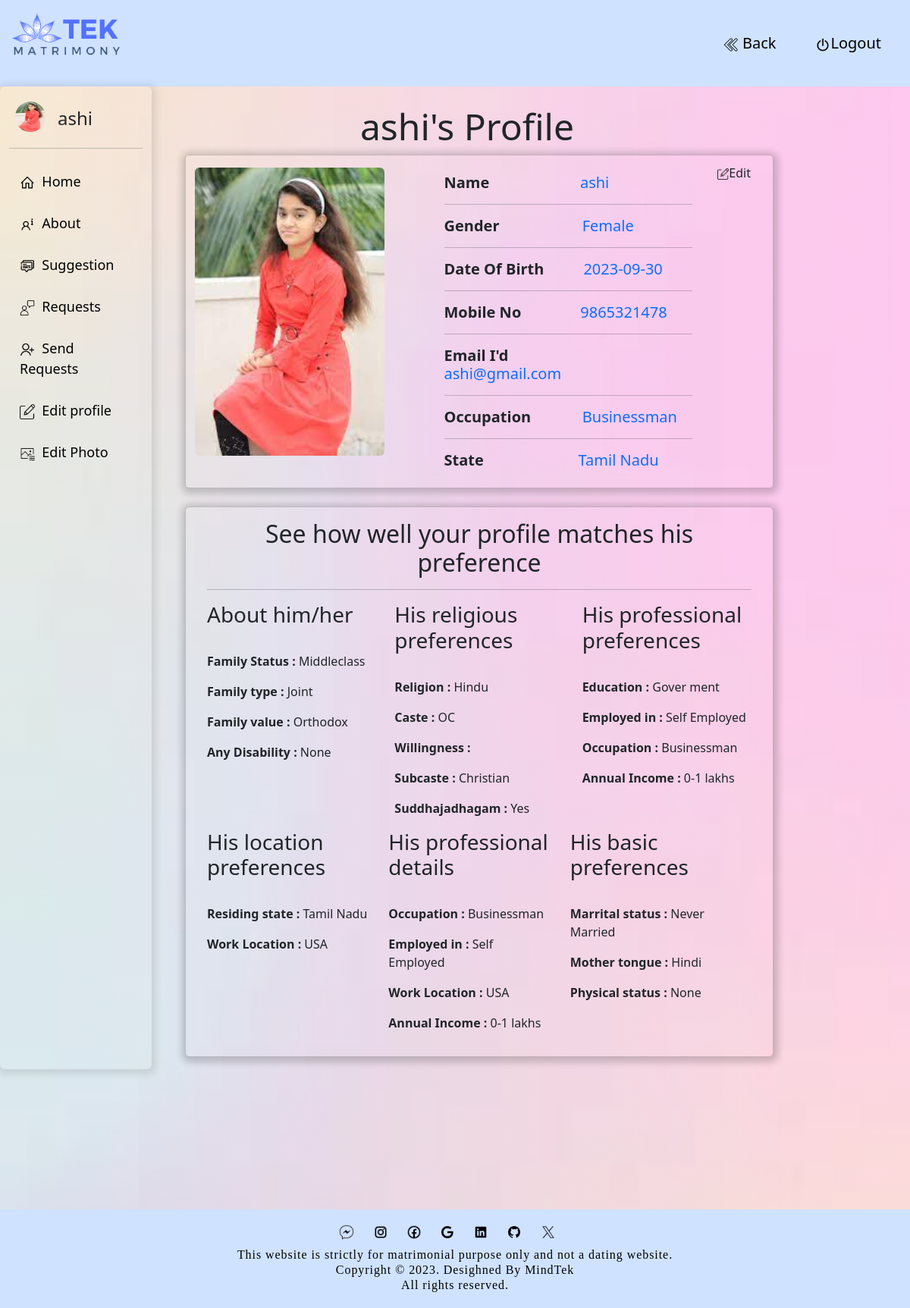
Page /view11.php (signed in) on the committed database.
### tables this page shows
CREATE TABLE `wedding` (
  `id` int(11) NOT NULL,
  `select` varchar(100) NOT NULL,
  `name` varchar(100) NOT NULL,
  `gender` varchar(100) NOT NULL,
  `mobile` varchar(11) NOT NULL,
  `dob` date NOT NULL,
  `religion` varchar(100) NOT NULL,
  `mother` varchar(100) NOT NULL,
  `email` varchar(100) NOT NULL,
  `password` varchar(100) NOT NULL,
  `caste` varchar(100) NOT NULL,
  `subcaste` varchar(100) NOT NULL,
  `gothram` varchar(100) NOT NULL,
  `suddha` varchar(100) NOT NULL,
  `marital` varchar(100) NOT NULL,
  `childrens` varchar(100) NOT NULL,
  `living` varchar(100) NOT NULL,
  `famstatus` varchar(100) NOT NULL,
  `famtype` varchar(100) NOT NULL,
  `famvalue` varchar(100) NOT NULL,
  `disability` varchar(100) NOT NULL,
  `highestedu` varchar(100) NOT NULL,
  `education` varchar(100) NOT NULL,
  `employed` varchar(100) NOT NULL,
  `occupation` varchar(100) NOT NULL,
  `annual` varchar(100) NOT NULL,
  `amount` varchar(100) NOT NULL,
  `location` varchar(100) NOT NULL,
  `state` varchar(100) NOT NULL,
  `comments` varchar(300) NOT NULL,
  `picture` varchar(100) NOT NULL,
  `randmcd` varchar(100) NOT NULL
);

### view11.php (the view, shortened to what this page needs)
<!doctype html>
<html lang="en">
<head>
  <link href="https://cdn.jsdelivr.net/npm/bootstrap@5.3.1/dist/css/bootstrap.min.css" rel="stylesheet"
>
</head>
<body style="background-image:linear-gradient(rgb(255,192,203,0.3)100%,rgb(255,192,203,0.3)100%),url('img/log04.jpg'); min-height: 800px; background-size: 100% 100%; background-repeat: no-repeat; background-position: center;" class="w-100">
    <?php
  require(__DIR__ . '/matbase.php');
    ?>
    <?php
  if (isset($_GET['idxyz'])) {
    $qry = "select * from wedding where id='$_GET[idxyz]'";
  } else {
    $qry = "select * from wedding where email='$_SESSION[loger]'";
  }
  $eee = $connect->prepare($qry);
  $eee->execute();
  $sss = $eee->fetchAll();
  foreach ($sss as $sss2)
    $logpersonemail = $_SESSION['loger'];
  ?>
 <div class="container-fluid">
    <div class="row bg-primary-subtle hd">
      <div class="nav-scroller mb-3 mt-3">
        <img src="img/tekmat.png" style="background-color: transparent; width: 150px" ; />
        <nav class="nav float-end" style="">
          <a href="admin8.php"> <button class="m-3 btnnn"><img src="img/left-arrows.png" width="20px" alt="">
          Back</button> </a>
          <a href="index.php?xyz"><button class="m-3 btnnn"><img src="img/turn-off.png" width="20px"
                alt="">Logout</button></a>
        </nav>
      </div>
    </div>
  </div>
    <div class="container-fluid">
  <div class="row">
      <?php
    $eee4 = $connect->prepare("select * from wedding where email='$_SESSION[loger]'");
    $eee4->execute();
      ?>
      <div id="sidebar" class="sidebar col-sm-2 col-md-2 col-xl-2 rounded">
        <div class=" col-md-3 d-flex">
        <div>
          <?php
          if($sss2['picture']!="")
          {
            ?>
            <img  class="rounded-circle  mx-2" src="img/<?php print $sss2['picture']; ?>" width="40px" height="40px" class="card-img-top mx-auto" />
            <?php
          }
          else
          {
            ?>
           <div class="d-flex justify-content-center align-items-center">
            <img  class="rounded-circle  mx-2" src="img/avatar.png" width="40px" alt="Empty" height="40px"></div>
            <?php
          }
        ?>
            </div>
    <div><h4 class="my-2 mx-2"><?php print $sss2['name']; ?></h4></div>
        </div>
        <hr>
        <a href="admin8.php"> <img src="img/icons8-home-32.png" width="20px">&nbsp;&nbsp;Home</a>
        <a href="aboutme.php"> <img src="img/icons8-more-info-32.png" width="20px">&nbsp;&nbsp;About</a>
        <a href="suggest.php"> <img src="img/suggestion.png" width="20px">&nbsp;&nbsp;Suggestion</a>
        <a href="request.php"> <img src="img/customer.png" width="20px">&nbsp;&nbsp;Requests</a>
        <a href="sendrqst.php"> <img src="img/add-user.png" width="20px">&nbsp;&nbsp;Send Requests</a>
        <a href="view11.php"> <img src="img/edit.png" width="20px">&nbsp;&nbsp;Edit profile</a>
        <a href="uploto1.php"> <img src="img/icons8-photo-editor-50.png" width="20px">&nbsp;&nbsp;Edit Photo</a>
      </div>
      <div class="col-lg-12 col-md-8 col-sm-6 col-xl-8 m-3 rounded">
        <div><center>
      <h1 class="display-5 mx-5 m-2"><?php print $sss2['name']; ?>'s Profile</h1>
</center>
</div>
          <div class="container">
          <div class="row">
          <div class="card col-lg-12 col-md-12 col-xl-8 mx-3" style="width: 82rem; border-radius: 5px;">
          <div class="d-flex">
          <div class=" col-md-4">
          <div>
          <?php
          if($sss2['picture']!="")
          {
            ?>
            <img  class="rounded my-3" src="img/<?php print $sss2['picture']; ?>" width="250px" height="380px" class="card-img-top mx-auto" />
            <?php
          }
          else
          {
            ?>
           <div class="d-flex justify-content-center align-items-center">
            <img  class="rounded my-2" src="img/avatar.png" width="300px" alt="Empty" height="300px"></div>
            <?php
          }
        ?>
            </div>
          </div>
          <div class="card-body  col-md-4 offset-1">
          <h5 class="card-title mt-2"><b> Name &nbsp;&nbsp;&nbsp;&nbsp;&nbsp;&nbsp;&nbsp;&nbsp;&nbsp;&nbsp;&nbsp;&nbsp;&nbsp;&nbsp;&nbsp;&nbsp;&nbsp;&nbsp;&nbsp;&nbsp;&nbsp;&nbsp;</b><span class="text-primary" id="li1<?php print $sss2['id'];?>"><?php print $sss2['name']; ?></span><br>
          <input type="text" placeholder="Enter newname" style="display:none" id="e1<?php print $sss2['id'];?>"></h5><hr>
          <h5 class="card-title"><b> Gender &nbsp;&nbsp;&nbsp;&nbsp;&nbsp;&nbsp;&nbsp;&nbsp;&nbsp;&nbsp;&nbsp;&nbsp;&nbsp;&nbsp;&nbsp;&nbsp;&nbsp;&nbsp;&nbsp; </b><span class="text-primary"  id="li2<?php print $sss2['id'];?>"><?php print $sss2['gender']; ?></span><br>
        </h5><hr>
          <h5 class="card-title"><b> Date Of Birth &nbsp;&nbsp;&nbsp;&nbsp;&nbsp;&nbsp;&nbsp;&nbsp; </b><span class="text-primary"  id="li3<?php print $sss2['id'];?>"><?php print $sss2['dob']; ?></span><br>
          <input type="date" placeholder="Enter d.o.b" style="display:none" id="e3<?php print $sss2['id'];?>"></h5><hr>
          <h5 class="card-title"><b> Mobile No &nbsp;&nbsp;&nbsp;&nbsp;&nbsp;&nbsp;&nbsp;&nbsp;&nbsp;&nbsp;&nbsp;&nbsp;&nbsp; </b><span class="text-primary"  id="li4<?php print $sss2['id'];?>"><?php print $sss2['mobile']; ?></span><br>
          <input type="number" placeholder="Enter mobile no" style="display:none" id="e4<?php print $sss2['id'];?>"></h5><hr>
          <h5 class="card-title"><b>Email I'd &nbsp;&nbsp;&nbsp;&nbsp;&nbsp;&nbsp;&nbsp;&nbsp;&nbsp;&nbsp;&nbsp;&nbsp;&nbsp;&nbsp;&nbsp;&nbsp; </b><span class="text-primary"  id="li5<?php print $sss2['id'];?>"><?php print $sss2['email']; ?></span><br>
          <input type="email" placeholder="Enter email" style="display:none" id="e5<?php print $sss2['id'];?>"></h5><hr>
          <h5 class="card-title"><b>Occupation &nbsp;&nbsp;&nbsp;&nbsp;&nbsp;&nbsp;&nbsp;&nbsp;&nbsp;&nbsp;&nbsp; </b><span class="text-primary"  id="li6<?php print $sss2['id'];?>"><?php print $sss2['occupation']; ?></span><br>
        </h5><hr>
          <h5 class="card-title"><b>State &nbsp;&nbsp;&nbsp;&nbsp;&nbsp;&nbsp;&nbsp;&nbsp;&nbsp;&nbsp;&nbsp;&nbsp;&nbsp;&nbsp;&nbsp;&nbsp;&nbsp;&nbsp;&nbsp;&nbsp;&nbsp;&nbsp; </b><span class="text-primary"  id="li7<?php print $sss2['id'];?>"><?php print $sss2['state']; ?></span><br>
                  </h5>
          </div>
          <div>
            <button class="btn  float-end m-1 text-dark" id="vv1<?php print $sss2['id'];?>" onclick="edt('<?php print $sss2['id'];?>')" ><img src="img/edit.png" width="15px" >Edit</button>
          </div>
          </div>
          </div>
          </div>
        </div>
        <div class="col-lg-12 col-md-12 col-xl-12 grid-margin stretch-card mx-3"><br>
          <div class="card">
            <div class="card-body">
              <div class="container">
                <div>
                  <h2 class="text-center">See how well your profile matches his preference</h2>
                </div>
                <hr>
                <div class="row">
                  <div class="col-md-4">
                    <h3>About him/her</h3><br>
                    <p><b>Family Status : </b>
                      <?php print $sss2['famstatus']; ?><br>
                    </p>
                    <p><b>Family type : </b>
                      <?php print $sss2['famtype']; ?><br>
                    </p>
                    <p><b>Family value : </b>
                      <?php print $sss2['famvalue']; ?><br>
                    </p>
                    <p><b>Any Disability : </b>
                      <?php print $sss2['disability']; ?>
                    </p>
                  </div>
                  <br>
                  <div class="col-md-4">
                    <h3>His religious preferences</h3><br>
                    <table class="f">
                      <p><b>Religion : </b>
                        <?php print $sss2['religion']; ?>
                      </p>
                      <p><b>Caste : </b>
                        <?php print $sss2['caste']; ?>
                      </p>
                      <p><b>Willingness : </b>
                      </p>
                      <p><b>Subcaste : </b>
                        <?php print $sss2['subcaste']; ?>
                      </p>
                      <p><b>Suddhajadhagam : </b>
                        <?php print $sss2['suddha']; ?>
                      </p>
                    </table>
                  </div><br>
                  <div class="col-md-4">
                    <h3>His professional preferences</h3><br>
                    <table class="oo">
                      <p><b>Education : </b>
                        <?php print $sss2['education']; ?>
                      </p>
                      <p><b>Employed in : </b>
                        <?php print $sss2['employed']; ?>
                      </p>
                      <p><b>Occupation : </b>
                        <?php print $sss2['occupation']; ?>
                      </p>
                      <p><b>Annual Income : </b>
                        <?php print $sss2['amount']; ?>
                      </p>
                    </table>
                  </div><br>
                  <div class="row">
                    <div class="col-md-4">
                      <h3>His location preferences</h3><br>
                      <table class="g">
                        <p><b>Residing state : </b>
                          <?php print $sss2['state']; ?>
                        </p>
                        <p><b>Work Location : </b>
                          <?php print $sss2['location']; ?>
                        </p>
                      </table>
                    </div>
                    <div class="col-md-4">
                      <h3><i class="mdi mdi-tie"></i> His professional details</h3><br>
                      <p><b>Occupation : </b>
                        <?php print $sss2['occupation']; ?>
                      </p>
                      <p><b>Employed in : </b>
                        <?php print $sss2['employed']; ?>
                      </p>
                      <p><b>Work Location : </b>
                        <?php print $sss2['location']; ?>
                      </p>
                      <p><b>Annual Income : </b>
                        <?php print $sss2['amount']; ?>
                      </p>
                    </div>
                    <div class="col-md-4">
                      <h3>His basic preferences</h3><br>
                      <p><b>Marrital status : </b>
                        <?php print $sss2['marital']; ?>
                      </p>
                      <p><b>Mother tongue : </b>
                        <?php print $sss2['mother']; ?>
                      </p>
                      <p><b>Physical status : </b>
                        <?php print $sss2['disability']; ?>
                      </p>
                    </div>
                  </div>
                </div>
              </div>
            </div>
          </div>
        </div>
</div>
</div>
    </div>
  <?php
  include('footer1.php');
  ?>
</body>
</html>

### view11.php (style rules this page uses)
.card { box-shadow: 1px 2px 10px 5px rgba(20,20,20,0.2); background-color: transparent; }
.btnnn { border: none; padding: 10px; background-color: transparent; font-size: 20px; border-radius: 10px; transition-duration: 0.6s; }
.sidebar { top: 0; left: 0; background-color: transparent; padding-top: 20px; overflow-y: auto; box-shadow: 1px 2px 10px 5px rgba(20, 20, 20, 0.1); }
.sidebar a { padding: 14px; text-align: left; color: black; text-decoration: none; font-size: 18px; display: block; border-radius: 10px; }

### rows in the picture
wedding: picture (picture), name "ashi", gender "Female", dob "2023-09-30", mobile "9865321478", email "ashi@gmail.com", occupation "Businessman", state "Tamil Nadu", famstatus "Middleclass", famtype "Joint", famvalue "Orthodox", disability "None", religion "Hindu", caste "OC", subcaste "Christian", suddha "Yes", education "Gover ment", employed "Self Employed", amount "0-1 lakhs", location "USA", marital "Never Married", mother "Hindi"
